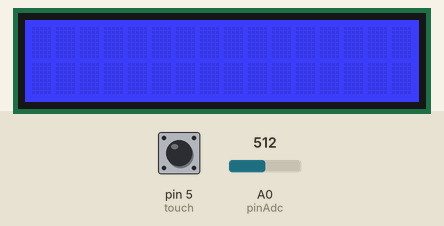
Bench run of a sketch on a simulated Arduino Uno, built with avr-gcc and run on an emulated ATmega328P. Parts: 16×2 character LCD. The test bench sets the inputs (shaded band); at power-on: pin 5 (touch) LOW, A0 (pinAdc) = 512. At 3.4 s the program stops and its outputs stay as they are.

Above: at 1.2 s.
1.3 s: pin 5 (touch) pulled HIGH for 0.15 s
At 3.34 s:
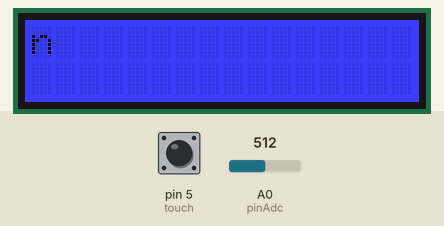
At 3.8 s:
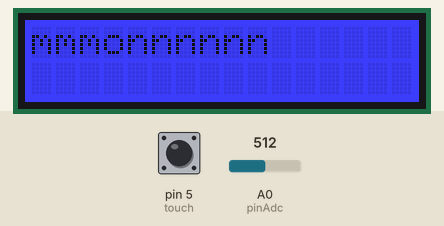
Timing chart, 0 to 4.9 s (numbered marks = the images above; inputs shaded):
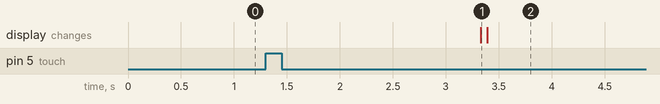

Measured:
- after the input at 1.3 s, the display: changes after 2.0 s (image 1)

The sketch:

sketch_feb18c.ino
```cpp
#include "rgb_lcd.h"
#include <Wire.h>
const int touch = 5;
const int pinAdc = A0;
long average = 0;
int cnt = 0;
rgb_lcd test;
int avg[20];
boolean listening = 1;
unsigned long currentMillis = 1;
unsigned long* times = (unsigned long*)(malloc(sizeof(unsigned long)*500));
char* beatmap = (char*)(malloc(sizeof(char)*500));
int curr = 0;
int step;
int leng = 0;
void setup()
{
  test.begin(16,2);
  test.setRGB(0,0,255);
  listening = 1;
  for(int i = 0; i<20; i++)
  {
    avg[i] = 0;
  }
  step = 350;
}

void loop()
{
  if(digitalRead(touch) && listening)
  {
    test.setCursor(0,0);
    Serial.println("E");
    delay(2000);
    listening = 0;
  }
  long sum = 0;
    for(int i=0; i<32; i++)
    {
        sum += analogRead(pinAdc);
    }

//    long sum = analogRead(pinAdc);
    sum >>= 5;

    average = average-avg[cnt %20]/20 + sum/20;
    avg[cnt % 20] = sum;
    cnt = cnt + 1;
    if(cnt > 20 & listening)
    {

      if(sum > 750)
      {
        if(currentMillis != 0) {
          times[curr] = millis()-currentMillis;
          currentMillis = millis();
          curr = curr + 1;
        }
        else {
          currentMillis = millis();
        }
      }
    }
    else if(cnt >20) {
    //Start decoding this nonsense
      int maxtimes = curr;
      curr = 0;
      delay(10);
      for(curr = 0; curr < maxtimes; curr++) {
        while(times[curr] > 1.5*step) {
          strcat(beatmap,"m");
          leng = leng+1;
          times[curr] = times[curr] - step;
        }
        if(.5*step <= times[curr] && times[curr]<= 1.5*step) {
          leng = leng+2;
          strcat(beatmap,"on");
        }
        else if(0 <= times[curr] && times[curr] < .5*step) {
          leng = leng+1;
          strcat(beatmap,"n");
        }
      }
      test.setCursor(0,0);
      for(curr = 1; curr < leng-1; curr++){
        if(beatmap[curr] == 'n' && beatmap[curr+1] == 'm') {
          test.setRGB(255,0,0);
          beatmap[curr+1] = 'o';
        }
        if(beatmap[curr] == 'o' && beatmap[curr-1] == 'n' && beatmap[curr+1] == 'n') {
          beatmap[curr] = 'd';
        }
      }
      test.print(beatmap);
      free(beatmap);
      free(times);
      //Decode Game Logic states here based on beatmap

    }
}
```
